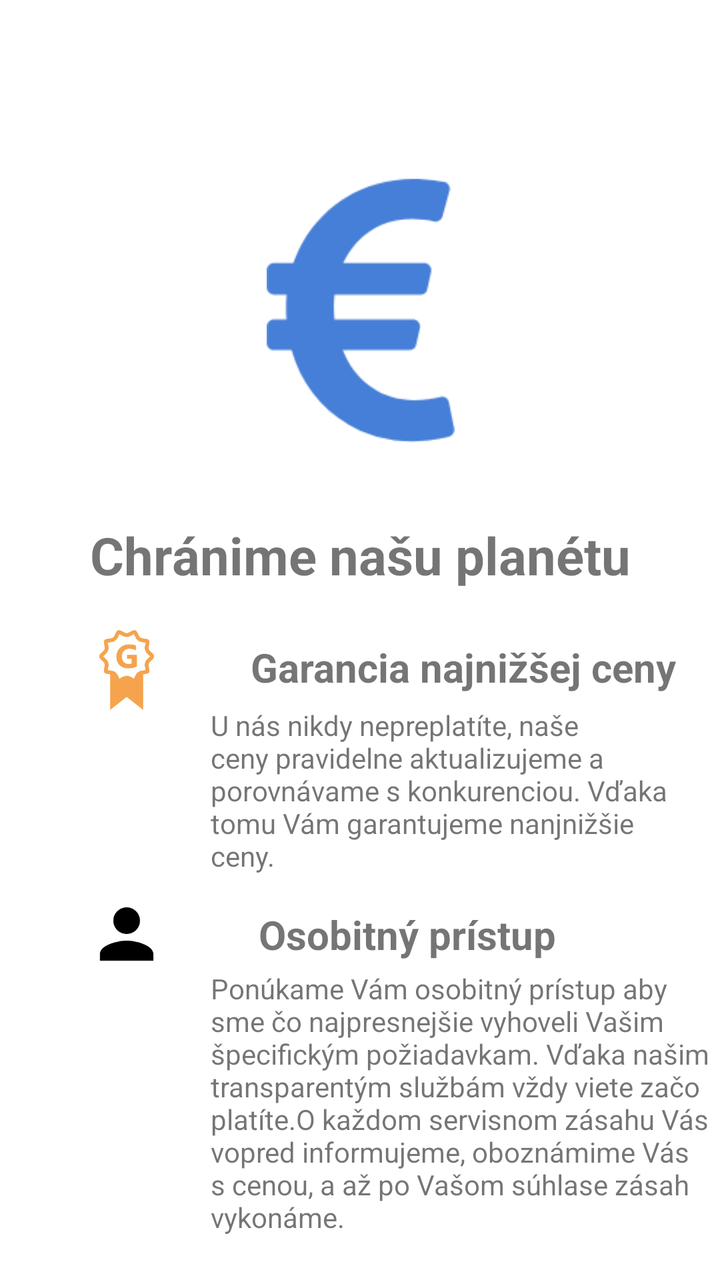
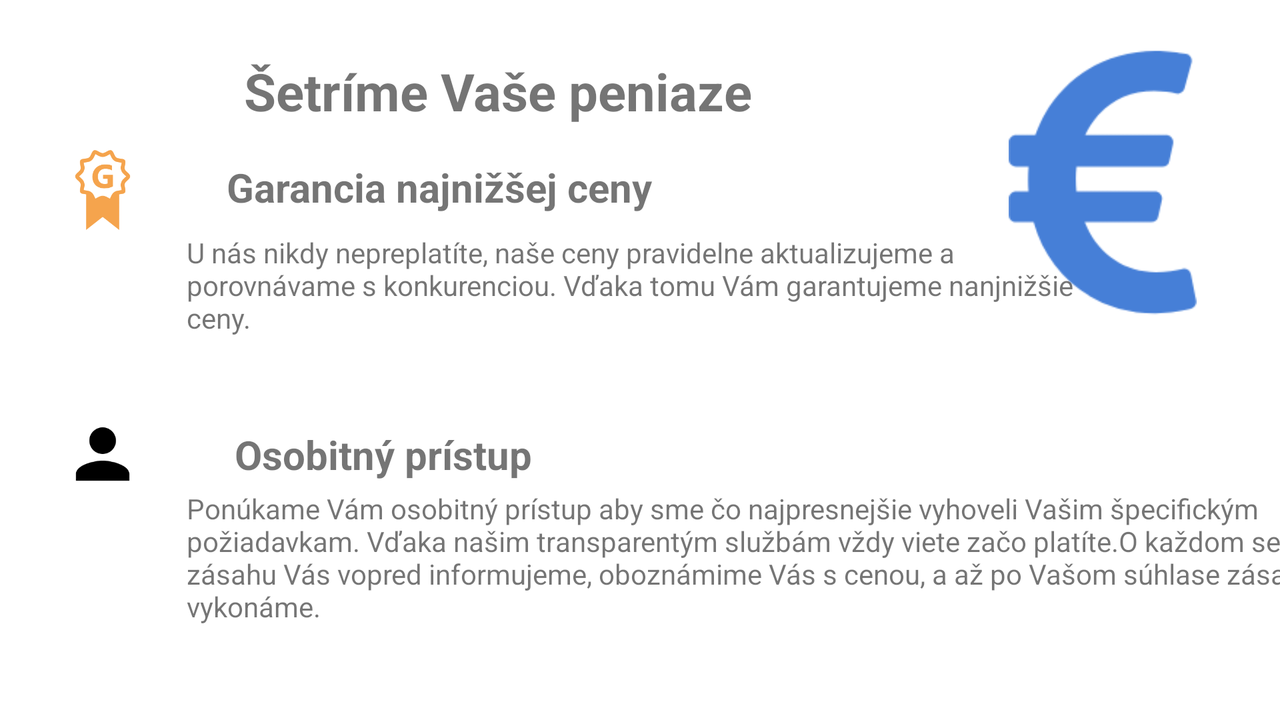

Compare how this app lays out the same screen by default and in its alternative resource folder. The renders come first, then the two layout files and the values they reference.
<!-- AndroidManifest.xml: application theme Theme.SmartMedicApp -->
<!-- res/layout/fragment_economy.xml -->
<?xml version="1.0" encoding="utf-8"?>
<layout xmlns:android="http://schemas.android.com/apk/res/android"
    xmlns:app="http://schemas.android.com/apk/res-auto"
    xmlns:tools="http://schemas.android.com/tools">

    
    <data>

    </data>

    
    <androidx.constraintlayout.widget.ConstraintLayout
        android:layout_width="match_parent"
        android:layout_height="match_parent">

        <ImageView
            android:id="@+id/imageView2"
            android:layout_width="150dp"
            android:layout_height="150dp"
            android:layout_marginTop="80dp"
            app:layout_constraintEnd_toEndOf="parent"
            app:layout_constraintHorizontal_bias="0.501"
            app:layout_constraintStart_toStartOf="parent"
            app:layout_constraintTop_toTopOf="parent"
            app:srcCompat="@drawable/euro_blue_svg" />

        <TextView
            android:id="@+id/title_main"
            android:layout_width="wrap_content"
            android:layout_height="wrap_content"
            android:layout_marginTop="30dp"
            android:autoText="false"
            android:text="@string/ecology_title_main"
            android:textSize="26dp"
            android:textStyle="bold"
            app:layout_constraintEnd_toEndOf="parent"
            app:layout_constraintStart_toStartOf="parent"
            app:layout_constraintTop_toBottomOf="@+id/imageView2" />

        <ImageView
            android:id="@+id/imageView3"
            android:layout_width="60dp"
            android:layout_height="40dp"
            android:layout_marginTop="20dp"
            app:layout_constraintEnd_toEndOf="parent"
            app:layout_constraintHorizontal_bias="0.111"
            app:layout_constraintStart_toStartOf="parent"
            app:layout_constraintTop_toBottomOf="@+id/title_main"
            app:srcCompat="@drawable/guarantee_gold_svg" />

        <ImageView
            android:id="@+id/imageView4"
            android:layout_width="60dp"
            android:layout_height="40dp"
            android:layout_marginTop="92dp"
            app:layout_constraintStart_toStartOf="@+id/imageView3"
            app:layout_constraintTop_toBottomOf="@+id/imageView3"
            app:srcCompat="@drawable/person_svg" />

        <TextView
            android:id="@+id/title_subtitle1"
            android:layout_width="238dp"
            android:layout_height="30dp"
            android:layout_marginStart="32dp"
            android:text="@string/economy_title_subtitle1"
            android:textSize="20sp"
            android:textStyle="bold"
            app:layout_constraintBottom_toBottomOf="@+id/imageView3"
            app:layout_constraintStart_toEndOf="@+id/imageView3"
            app:layout_constraintTop_toTopOf="@+id/imageView3" />

        <TextView
            android:id="@+id/title_subtitle2"
            android:layout_width="wrap_content"
            android:layout_height="wrap_content"
            android:layout_marginStart="4dp"
            android:text="@string/economy_title_subtitle2"
            android:textSize="20sp"
            android:textStyle="bold"
            app:layout_constraintBottom_toBottomOf="@+id/imageView4"
            app:layout_constraintStart_toStartOf="@+id/title_subtitle1"
            app:layout_constraintTop_toTopOf="@+id/imageView4" />

        <TextView
            android:id="@+id/text_subtitle1"
            android:layout_width="246dp"
            android:layout_height="89dp"
            android:layout_marginStart="12dp"
            android:text="@string/economy_text_subtitle1"
            app:layout_constraintBottom_toTopOf="@+id/title_subtitle2"
            app:layout_constraintStart_toEndOf="@+id/imageView3"
            app:layout_constraintTop_toBottomOf="@+id/title_subtitle1"
            app:layout_constraintVertical_bias="0.208" />

        <TextView
            android:id="@+id/text_subtitle2"
            android:layout_width="267dp"
            android:layout_height="186dp"
            android:layout_marginStart="12dp"
            android:layout_marginTop="4dp"
            android:text="@string/economy_text_subtitle2"
            app:layout_constraintStart_toEndOf="@+id/imageView4"
            app:layout_constraintTop_toBottomOf="@+id/title_subtitle2" />

    </androidx.constraintlayout.widget.ConstraintLayout>
</layout>
<!-- resources referenced by this layout -->
<resources>
  <!-- drawable euro_blue_svg: png bitmap (drawable, 4490 bytes) -->
  <!-- drawable guarantee_gold_svg: png bitmap (drawable, 5907 bytes) -->
  <!-- drawable person_svg: png bitmap (drawable, 1870 bytes) -->
  <string name="ecology_title_main">Chránime našu planétu</string>
  <string name="economy_text_subtitle1">U nás nikdy nepreplatíte, naše ceny pravidelne aktualizujeme a porovnávame s konkurenciou. Vďaka tomu Vám garantujeme nanjnižšie ceny.</string>
  <string name="economy_text_subtitle2"><br>Ponúkame Vám osobitný prístup aby sme čo najpresnejšie vyhoveli Vašim špecifickým požiadavkam. Vďaka našim transparentým službám vždy viete začo platíte.</br><br /><br>O každom servisnom zásahu Vás vopred informujeme, oboznámime Vás s cenou, a až po Vašom súhlase zásah vykonáme.</br></string>
  <string name="economy_title_subtitle1">Garancia najnižšej ceny</string>
  <string name="economy_title_subtitle2">Osobitný prístup</string>
  <style name="Theme.SmartMedicApp" parent="Theme.MaterialComponents.DayNight.DarkActionBar">
          
          <item name="colorPrimary">@color/purple_500</item>
          <item name="colorPrimaryVariant">@color/purple_700</item>
          <item name="colorOnPrimary">@color/white</item>
          
          <item name="colorSecondary">@color/teal_200</item>
          <item name="colorSecondaryVariant">@color/teal_700</item>
          <item name="colorOnSecondary">@color/black</item>
          
          <item name="android:statusBarColor" tools:targetApi="l">?attr/colorPrimaryVariant</item>
          
      </style>
</resources>
<!-- res/layout-land/fragment_economy.xml (the repository's variant of the layout above) -->
<!-- drawn on the phone turned sideways -->
<?xml version="1.0" encoding="utf-8"?>
<layout xmlns:android="http://schemas.android.com/apk/res/android"
    xmlns:app="http://schemas.android.com/apk/res-auto"
    xmlns:tools="http://schemas.android.com/tools">

    
    <data>

    </data>

    
    <androidx.constraintlayout.widget.ConstraintLayout
        android:layout_width="match_parent"
        android:layout_height="match_parent">

        <ImageView
            android:id="@+id/imageView2"
            android:layout_width="150dp"
            android:layout_height="150dp"
            android:layout_marginTop="16dp"
            app:layout_constraintEnd_toEndOf="parent"
            app:layout_constraintHorizontal_bias="0.972"
            app:layout_constraintStart_toStartOf="parent"
            app:layout_constraintTop_toTopOf="parent"
            app:srcCompat="@drawable/euro_blue_svg" />

        <TextView
            android:id="@+id/title_main"
            android:layout_width="wrap_content"
            android:layout_height="wrap_content"
            android:layout_marginTop="28dp"
            android:autoText="false"
            android:text="@string/economy_title_main"
            android:textSize="26dp"
            android:textStyle="bold"
            app:layout_constraintEnd_toStartOf="@+id/imageView2"
            app:layout_constraintHorizontal_bias="0.548"
            app:layout_constraintStart_toStartOf="parent"
            app:layout_constraintTop_toTopOf="parent" />

        <ImageView
            android:id="@+id/imageView3"
            android:layout_width="60dp"
            android:layout_height="40dp"
            android:layout_marginTop="12dp"
            app:layout_constraintEnd_toEndOf="parent"
            app:layout_constraintHorizontal_bias="0.037"
            app:layout_constraintStart_toStartOf="parent"
            app:layout_constraintTop_toBottomOf="@+id/title_main"
            app:srcCompat="@drawable/guarantee_gold_svg" />

        <ImageView
            android:id="@+id/imageView4"
            android:layout_width="60dp"
            android:layout_height="40dp"
            android:layout_marginTop="92dp"
            app:layout_constraintStart_toStartOf="@+id/imageView3"
            app:layout_constraintTop_toBottomOf="@+id/imageView3"
            app:srcCompat="@drawable/person_svg" />

        <TextView
            android:id="@+id/title_subtitle1"
            android:layout_width="238dp"
            android:layout_height="30dp"
            android:layout_marginStart="32dp"
            android:text="@string/economy_title_subtitle1"
            android:textSize="20sp"
            android:textStyle="bold"
            app:layout_constraintBottom_toBottomOf="@+id/imageView3"
            app:layout_constraintStart_toEndOf="@+id/imageView3"
            app:layout_constraintTop_toTopOf="@+id/imageView3" />

        <TextView
            android:id="@+id/title_subtitle2"
            android:layout_width="wrap_content"
            android:layout_height="wrap_content"
            android:layout_marginStart="4dp"
            android:text="@string/economy_title_subtitle2"
            android:textSize="20sp"
            android:textStyle="bold"
            app:layout_constraintBottom_toBottomOf="@+id/imageView4"
            app:layout_constraintStart_toStartOf="@+id/title_subtitle1"
            app:layout_constraintTop_toTopOf="@+id/imageView4" />

        <TextView
            android:id="@+id/text_subtitle1"
            android:layout_width="445dp"
            android:layout_height="71dp"
            android:layout_marginStart="12dp"
            android:text="@string/economy_text_subtitle1"
            app:layout_constraintBottom_toTopOf="@+id/title_subtitle2"
            app:layout_constraintStart_toEndOf="@+id/imageView3"
            app:layout_constraintTop_toBottomOf="@+id/title_subtitle1"
            app:layout_constraintVertical_bias="0.208" />

        <TextView
            android:id="@+id/text_subtitle2"
            android:layout_width="604dp"
            android:layout_height="117dp"
            android:layout_marginStart="12dp"
            android:layout_marginTop="4dp"
            android:text="@string/economy_text_subtitle2"
            app:layout_constraintStart_toEndOf="@+id/imageView4"
            app:layout_constraintTop_toBottomOf="@+id/title_subtitle2" />

    </androidx.constraintlayout.widget.ConstraintLayout>
</layout>
<!-- resources referenced by the variant -->
<!-- as the phone turned sideways resolves them -->
<resources>
  <!-- drawable euro_blue_svg: png bitmap (drawable, 4490 bytes) -->
  <!-- drawable guarantee_gold_svg: png bitmap (drawable, 5907 bytes) -->
  <!-- drawable person_svg: png bitmap (drawable, 1870 bytes) -->
  <string name="economy_text_subtitle1">U nás nikdy nepreplatíte, naše ceny pravidelne aktualizujeme a porovnávame s konkurenciou. Vďaka tomu Vám garantujeme nanjnižšie ceny.</string>
  <string name="economy_text_subtitle2"><br>Ponúkame Vám osobitný prístup aby sme čo najpresnejšie vyhoveli Vašim špecifickým požiadavkam. Vďaka našim transparentým službám vždy viete začo platíte.</br><br /><br>O každom servisnom zásahu Vás vopred informujeme, oboznámime Vás s cenou, a až po Vašom súhlase zásah vykonáme.</br></string>
  <string name="economy_title_main">Šetríme Vaše peniaze</string>
  <string name="economy_title_subtitle1">Garancia najnižšej ceny</string>
  <string name="economy_title_subtitle2">Osobitný prístup</string>
  <style name="Theme.SmartMedicApp" parent="Theme.MaterialComponents.DayNight.DarkActionBar">
          
          <item name="colorPrimary">@color/purple_500</item>
          <item name="colorPrimaryVariant">@color/purple_700</item>
          <item name="colorOnPrimary">@color/white</item>
          
          <item name="colorSecondary">@color/teal_200</item>
          <item name="colorSecondaryVariant">@color/teal_700</item>
          <item name="colorOnSecondary">@color/black</item>
          
          <item name="android:statusBarColor" tools:targetApi="l">?attr/colorPrimaryVariant</item>
          
      </style>
</resources>
